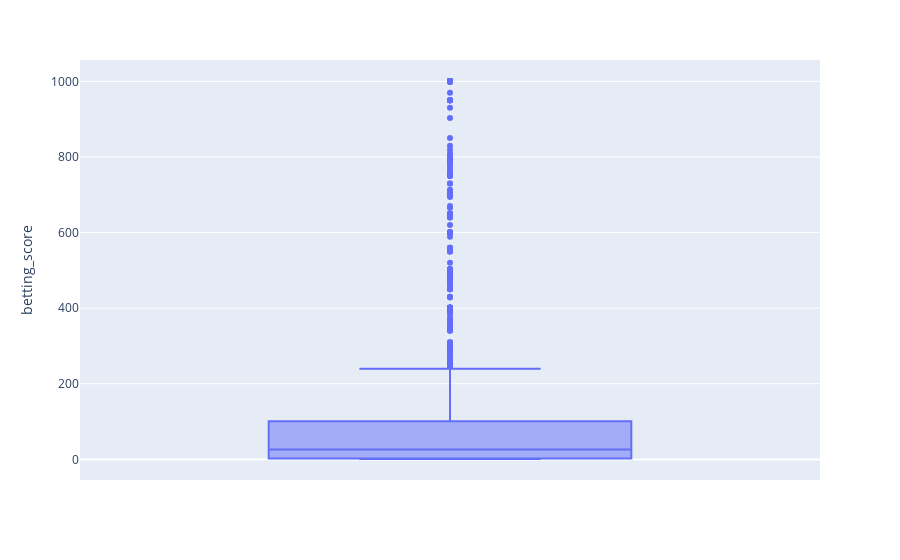

Notebook cell for this chart:
### Markdown cell above
### Here's a pretty box plot of Betting_Score summary stats

### Code cell
df = px.data.tips()
fig = px.box(df_prep_betting, y="betting_score")
fig.show()

### Figure 1 — Plotly figure (JSON) as saved in the notebook; plotly's stock layout.template omitted (floating-point values rounded to 4 significant figures; data arrays with more than 128 entries replaced by an {"elided": "..."} marker saying what was removed)
{"data": [{"alignmentgroup": "True", "hovertemplate": "betting_score=%{y}<extra></extra>", "legendgroup": "", "marker": {"color": "#636efa"}, "name": "", "notched": false, "offsetgroup": "", "orientation": "v", "showlegend": false, "type": "box", "x0": " ", "xaxis": "x", "y": {"elided": "9453 float values"}, "y0": " ", "yaxis": "y"}], "layout": {"boxmode": "group", "legend": {"tracegroupgap": 0}, "margin": {"t": 60}, "xaxis": {"anchor": "y", "domain": [0, 1]}, "yaxis": {"anchor": "x", "domain": [0, 1], "title": {"text": "betting_score"}}}}
